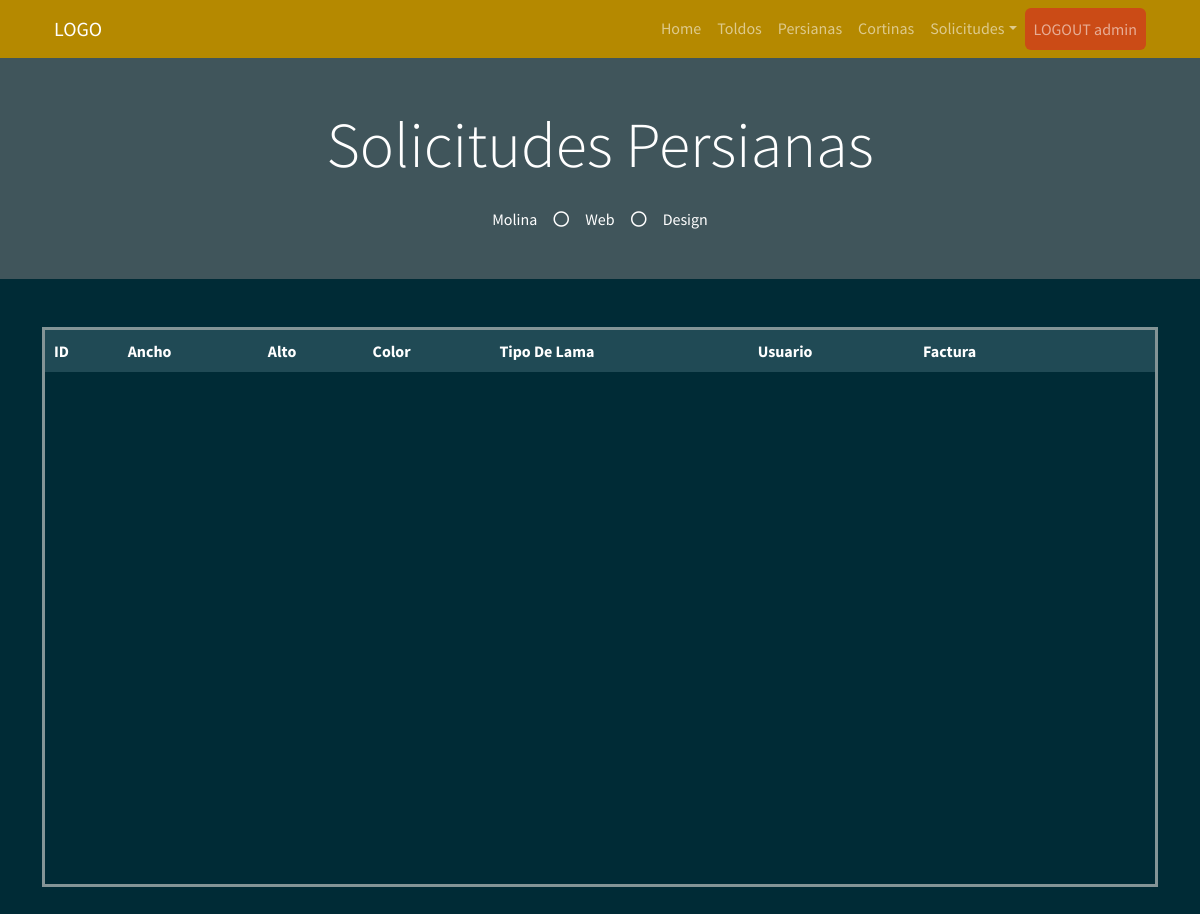
The app's page /solicitudes_p_admin (signed in), older data.
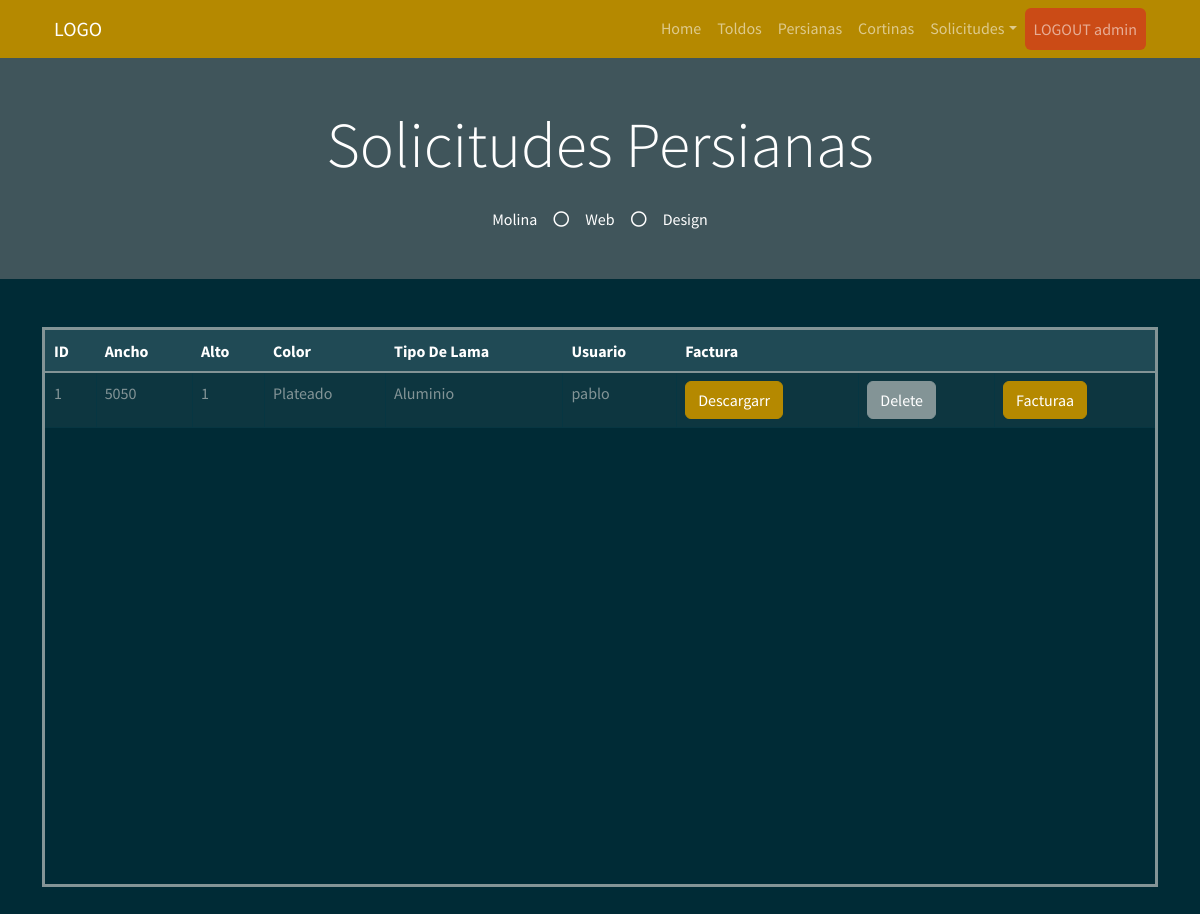
The same page, newer data.
### myapp/models.py (models this page shows)
    class PresupuestoPersiana(db.Model):
        __tablename__ = "PresupuestoPersiana"  # Nombre de la tabla que se crea
        PresupuestoPersiana_id = db.Column("presupuestoPersiana_id", db.Integer, Sequence(
            'presupuestoPersiana_id_seq'),  primary_key=True)
        Ancho = db.Column(db.String(20))
        Alto = db.Column(db.Integer)
        Color = db.Column(db.String(30))
        TipoLama = db.Column(db.String(30))
        Usu = db.Column(db.String(30))

### myapp/views.py (the view)
    @app.route("/solicitudes_p_admin", methods=["GET", "POST"])
    def solicitudes_p_admin():
        list_solicitud = db_access["list_solicitudes_p"]
        solicitudes = list_solicitud()
        usuario = session['usuario']
        usu = usuario
        return render_template("admin/persianas/solicitudes_p_admin.html", solicitudes=solicitudes, usu=usu, os=os)

### myapp/templates/admin/persianas/solicitudes_p_admin.html (shortened to what this page needs)
<!DOCTYPE html>
<html>
<head>
    <link href="https://cdn.jsdelivr.net/npm/bootstrap@5.1.3/dist/css/bootstrap.min.css" rel="stylesheet"
>
    <link rel="stylesheet" href="../static/style/bootstrap.min(8).css">
</head>
<body>
    {% include 'includes/navbar.html' %}
    <div class="jumbotron jumbotron-fluid bg-jumbotron" style=" background-color: rgba(128, 128, 128, 0.5);">
        <div class="container text-center py-5">
            <h3 class="text-white display-3 mb-4">Solicitudes Persianas</h3>
            <div class="d-inline-flex align-items-center text-white">
                <p class="m-0">Molina</p>
                <i class="far fa-circle px-3"></i>
                <p class="m-0">Web</p>
                <i class="far fa-circle px-3"></i>
                <p class="m-0">Design</p>
            </div>
        </div>
    </div>
    <div class="container my-5">
        <div style=" overflow:auto;  height: 70vh; border-style: solid;">
            <table class="table table-bordered mx-auto">
                <thead class="table-dark">
                    <tr class="table-active">
                        <th>ID</th>
                        <th>Ancho</th>
                        <th>Alto</th>
                        <th>Color</th>
                        <th>Tipo De Lama</th>
                        <th>Usuario</th>
                        <th>Factura</th>
                        <th></th>
                        <th></th>
                    </tr>
                </thead>
                <tbody>
                    {% for solicitud in solicitudes %}
                    <tr>
                        <td> {{ solicitud.PresupuestoPersiana_id }} </td>
                        <td> {{ solicitud.Ancho }} </td>
                        <td> {{ solicitud.Alto }} </td>
                        <td> {{ solicitud.Color }} </td>
                        <td> {{ solicitud.TipoLama }} </td>
                        <td> {{ solicitud.Usu }} </td>
                        <td><a class="btn btn-primary"
                                href="/download_p_pdf/{{solicitud.PresupuestoPersiana_id}}">Descargarr</a></td>
                        <form id="deletForm" action="/delete_p_solicitud/{{solicitud.PresupuestoPersiana_id}}" method="post">
                            <td> <input type="submit" value="Delete" class="btn btn-secondary" /></td>
                        </form>
                        <td> <a class="btn btn-primary"
                                href="/create_factura_p/{{solicitud.PresupuestoPersiana_id}}">Facturaa</a></td>
                    </tr>
                    {% endfor %}
                </tbody>
            </table>
        </div>
    </div>
</body>
</html>

### myapp/templates/includes/navbar.html (shortened to what this page needs)
<link href="https://cdnjs.cloudflare.com/ajax/libs/font-awesome/5.10.0/css/all.min.css" rel="stylesheet">
<div class="container-fluid bg-primary">
    <div class="container">
        <nav class="navbar navbar-expand-lg navbar-dark">
            <div class="container-fluid">
                <a class="navbar-brand" href="/inicio">LOGO</a>
                <div class="collapse navbar-collapse" id="navbarSupportedContent">
                    <ul class="navbar-nav ms-auto mb-2 mb-lg-0">
                        <li class="nav-item">
                            <a class="nav-link " aria-current="page" href="/inicio">Home</a>
                        </li>
                        <li class="nav-item">
                            <a class="nav-link" href="/toldo">Toldos</a>
                        </li>
                        <li class="nav-item">
                            <a class="nav-link" href="/persiana">Persianas</a>
                        </li>
                        <li class="nav-item">
                            <a class="nav-link" href="/cortina">Cortinas</a>
                        </li>
                        <li class="nav-item dropdown">
                            <a class="nav-link dropdown-toggle" id="solicitudesDropdown" role="button" data-bs-toggle="dropdown" aria-expanded="false">Solicitudes</a>
                        </li>
                        <li class="nav-item">
                            <a href="/logout" class="nav-link  bg-warning btn" tabindex="-1"
                                aria-disabled="true">LOGOUT {{usu}}</a>
                        </li>
                    </ul>
                </div>
            </div>
        </nav>
    </div>
</div>

Row changes from the older to the newer data that the page shows:
added PresupuestoPersiana: PresupuestoPersiana_id "1", Ancho "5050", Alto "1", Color "Plateado", TipoLama "Aluminio", Usu "pablo"
